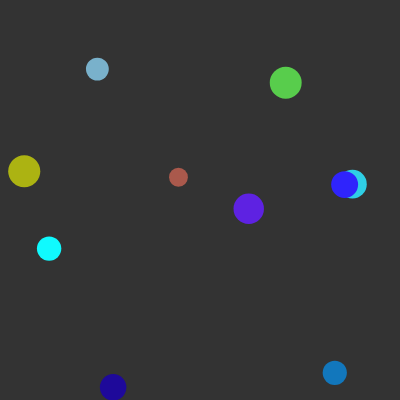
Frame 1 (no input)
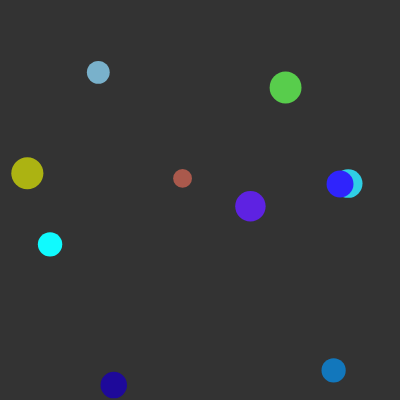
Frame 60 (no input)
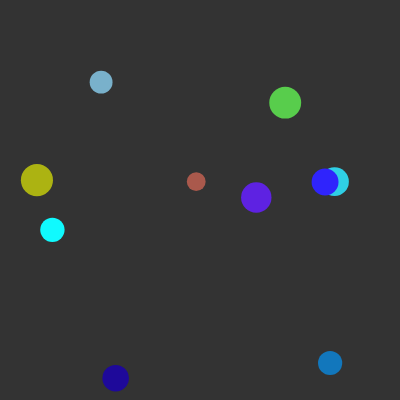
Frame 120 (the mouse pressed at the canvas centre since frame 60)

The p5.js sketch that drew these frames (run headless with seeded random() and noise() and a simulated clock; from frame 60 on, the mouse is pressed at the canvas centre):

// p5.js sketch
// ── sketch.js
// Constants
const G = 6.67e-11
const SCALE = 0.001

// Array to store particles
let particles = []

function setup() {
  createCanvas(400, 400)
  
  // Loop and create each particles
  for (let i = 0; i < 10; i++) {
    let x = random(0, width)
    let y = random(0, height)
    let mass = random(2e8, 1e9)

    // Add the new particle to the list
    particles.push(new Particle(x, y, mass))
  }
}

function draw() {
  background(51, 51, 51)
  
  // Loop all particles twice
  for (const particleA of particles)
    for (const particleB of particles)
      if (particleA !== particleB) particleA.physics(particleB)

  // Loop particles again
  for (const particle of particles) {
    // Update the particle with the new acceleration and velocity
    particle.update()
    // Draw the particle on the canvas
    particle.draw()
  }
}

// ── particle.js
class Particle {
  constructor (x, y, mass) {
    // Setup particle
    this.position = createVector(x,y)
    this.acceleration = createVector(0,0)
    this.velocity = createVector(0,0)
    this.mass = mass
    
    // Setup size of particle
    this.radius = Math.sqrt(this.mass / PI) * SCALE
    // Randomize color of particle
    this.color = color(random(0,255), random(0,255), random(0,255))
  }

  draw() {
    // Draw particle
    // Remove outlines
    noStroke()
    // Set fill to particle's color
    fill(this.color)
    // Draw particle
    ellipse(this.position.x, this.position.y, this.radius * 2)
  }

  applyForce(force) {
    // Apply force to particle
    // acceleration = force / mass
    this.acceleration.add(p5.Vector.div(force, this.mass))
  }

  physics(particle) {
    // Use particle
    // Doesn't apply to itself
    if (this == particle) return
    
    // Setting up the mass, radius, and distance
    let mass = this.mass * particle.mass
    let radius = this.radius + particle.radius
    let distance = this.position.dist(particle.position)
    
    // Doesn't apply if particles are touching
    if (distance <= radius) return
    
    // Universal Law of Gravity formula
    // force = G * mass1 * mass2 / distance ** 2
    let force = p5.Vector.sub(this.position, particle.position).setMag(G * mass / (distance ** 2))
    
    // Apply the force 
    particle.applyForce(force)
  }

  update() {
    // Update particle
    // Calculate change in acceleration
    let deltaVelocity = p5.Vector.mult(this.acceleration, deltaTime)
    
    //Adds acceleration to velocity
    this.velocity.set(this.velocity.add(deltaVelocity))
    
    // Adds velocity to position
    this.position.set(this.position.add(p5.Vector.mult(this.velocity, deltaTime)))
    
    // Reset acceleration to 0
    this.acceleration.set(0, 0)
  }}
